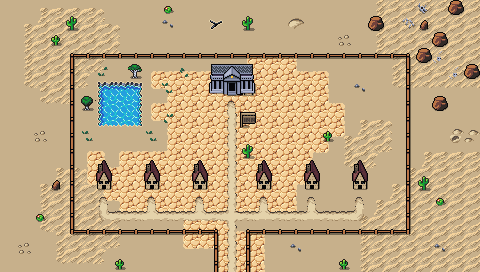

Tiled map render using the project's own tile images. Description and the map definition, with tile-layer contents summarised, below:
An orthogonal 30x17 tile map with 16x16 px tiles, 4 tile layers (Background, Ground, Foreground, AboveSprites), 2 tilesets and 8 objects.

<map version="1.5" tiledversion="1.7.2" orientation="orthogonal" renderorder="right-down" width="30" height="17" tilewidth="16" tileheight="16" infinite="0" nextlayerid="6" nextobjectid="48">
 <editorsettings>
  <export target="wastetown..tmx" format="tmx" />
 </editorsettings>
 <tileset firstgid="1" source="../tileset/main.tsx" />
 <tileset firstgid="3477" source="../tileset/buildings.tsx" />
 <layer id="1" name="Background" width="30" height="17">
  <data>[510 cells, 510 non-empty, 14 distinct tile ids]</data>
 </layer>
 <layer id="2" name="Ground" width="30" height="17">
  <data>[510 cells, 175 non-empty, 29 distinct tile ids]</data>
 </layer>
 <layer id="3" name="Foreground" width="30" height="17">
  <properties>
   <property name="spriteLayer" type="bool" value="true" />
  </properties>
  <data>[510 cells, 137 non-empty, 34 distinct tile ids]</data>
 </layer>
 <layer id="5" name="AboveSprites" width="30" height="17">
  <data>[510 cells, 12 non-empty, 7 distinct tile ids]</data>
 </layer>
 <objectgroup id="4" name="Objects">
  <object id="38" template="../obj/entryUp.tx" x="224" y="271" />
  <object id="41" template="../obj/Shop.tx" x="97" y="193" />
  <object id="42" template="../obj/Shop.tx" x="304" y="193" />
  <object id="43" template="../obj/Shop.tx" x="352" y="194" />
  <object id="44" template="../obj/Shop.tx" x="144" y="194" />
  <object id="45" template="../obj/Shop.tx" x="255" y="194" />
  <object id="46" template="../obj/Shop.tx" x="192" y="193" />
  <object id="47" template="../obj/Inn.tx" x="225" y="99" />
 </objectgroup>
</map>
